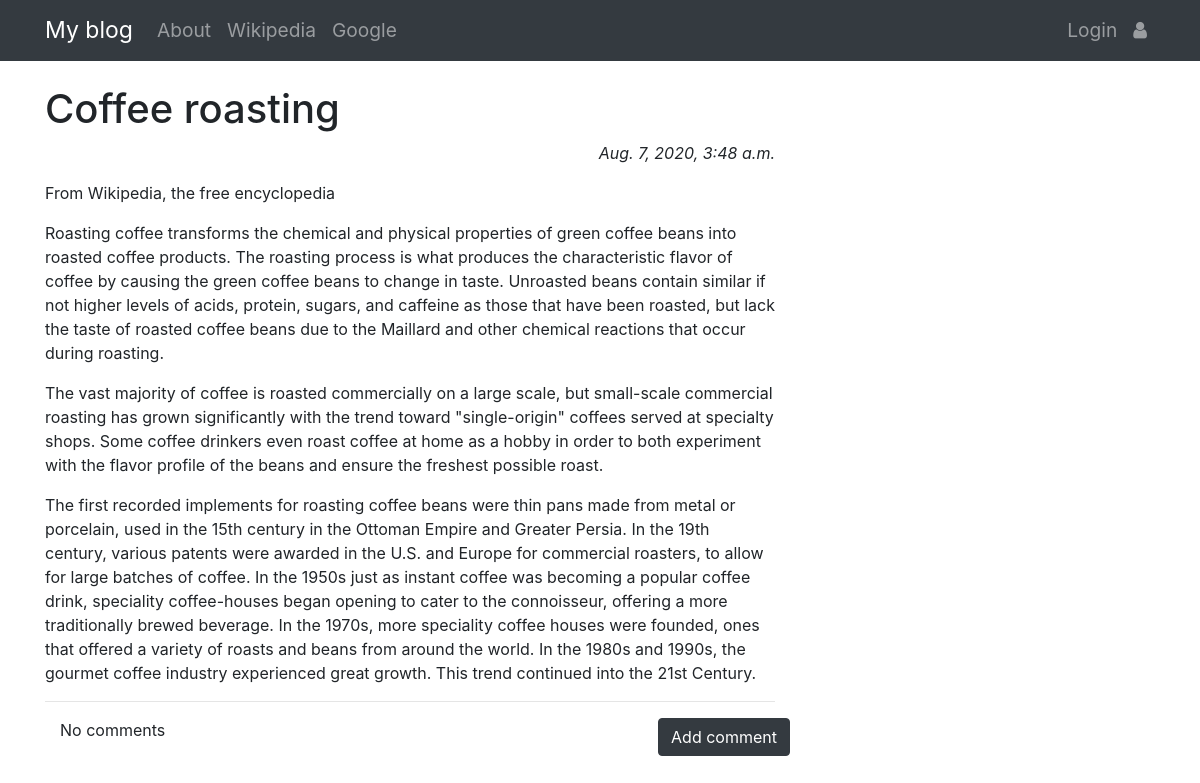
Page /post/13 on the committed database.
### blog/models.py (models this page shows, shortened)
class Post(models.Model):
    author = models.ForeignKey('auth.User',on_delete=models.CASCADE)
    title = models.CharField(max_length=256)
    text = models.TextField()
    created_date = models.DateTimeField(default=timezone.now)
    published_date = models.DateTimeField(blank=True,null=True)

### blog/views.py (the view)
# urls.py: url(r'^post/(?P<pk>\d+)$',views.PostDetailView.as_view(),name='post_detail'),
class PostDetailView(DetailView):
    model = Post

### blog/templates/blog/post_detail.html (shortened to what this page needs)
{% extends 'blog/base.html' %}
{% block content %}
  <h1 class='posttitle loader'>{{post.title}}</h1>
  {% if post.published_date %}
    <div class='date postdate'>
      {{post.published_date}}
    </div>
  {% else %}
    <a class='btn btn-dark' href="{% url 'post_publish' pk=post.pk %}">Publish</a>
  {% endif %}
<p class='postcontent'>{{post.text|safe|linebreaksbr}}</p>
<hr>
<a class='btn btn-dark btn-comment' href="{% url 'add_comment_to_post' pk=post.pk %}">Add comment</a>
<div class="container">
  {% for comment in post.comments.all %}
    <br>
    {% if user.is_authenticated or comment.approved_comment %}
      {{comment.created_date}}
      {% if not comment.approved_comment %}
        <a class='btn btn-dark' href="{% url 'comment_remove' pk=comment.pk %}">
          <span class='fa fa-remove'></span>
        </a>
        <a class='btn btn-dark' href="{% url 'comment_approve' pk=comment.pk %}">
          <span class='fa fa-check'></span>
        </a>
      {% endif %}
      <p>{{comment.text|safe|linebreaks}}</p>
      <p>Posted by: {{comment.author}}</p>
    {% endif %}
    {% empty %}
    <p>No comments</p>
  {% endfor %}
</div>
{% endblock %}

### blog/static/css/blog.css (style rules this page uses)
.date { font-style: italic; }
.postdate { text-align: right; }
.btn-comment { position: absolute; right: 0px; }

### rows in the picture
Post: title "Coffee roasting", published_date "Aug. 7, 2020, 3:48 a.m.", text "From Wikipedia, the free encyclopedia Roasting coffee transforms the chemical and physical properties of green coffee beans into roasted coffee products. The roasting process is what produces the characteristic flavor of coffee by causing the green coffee beans to change in taste. Unroasted beans contain similar if not higher levels of acids, protein, sugars, and caffeine as those that have been roasted, but lack the taste of roasted coffee beans due to the Maillard and other chemical reactions that occur during roasting. The vast majority of coffee is roasted commercially on a large scale, but small-scale commercial roasting has grown significantly with the trend toward \"single-origin\"…"
